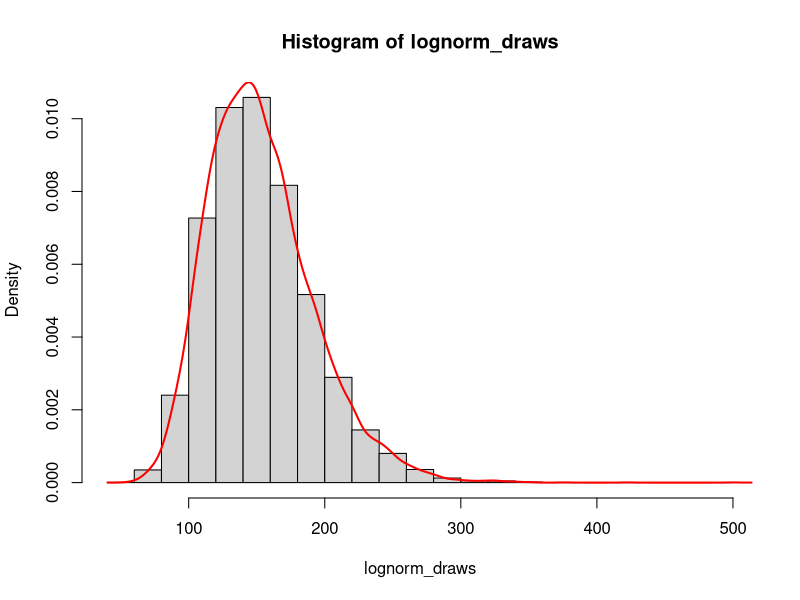
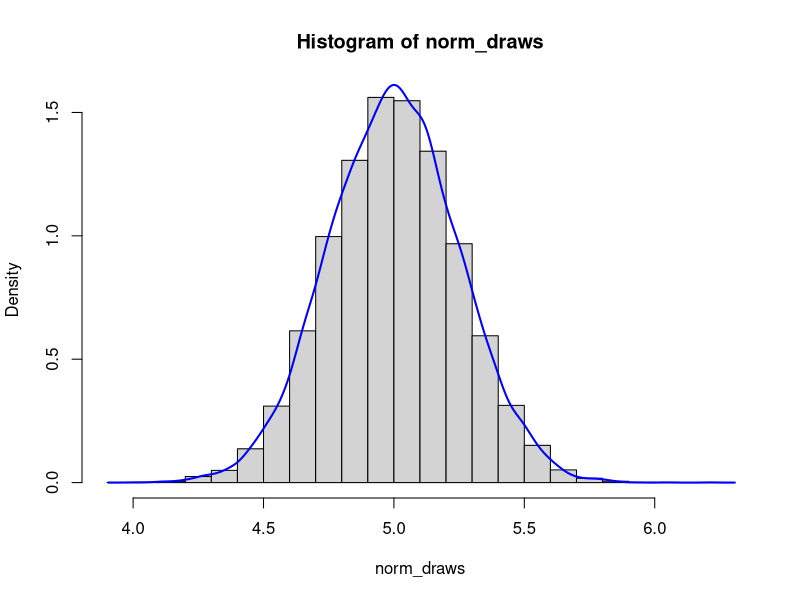
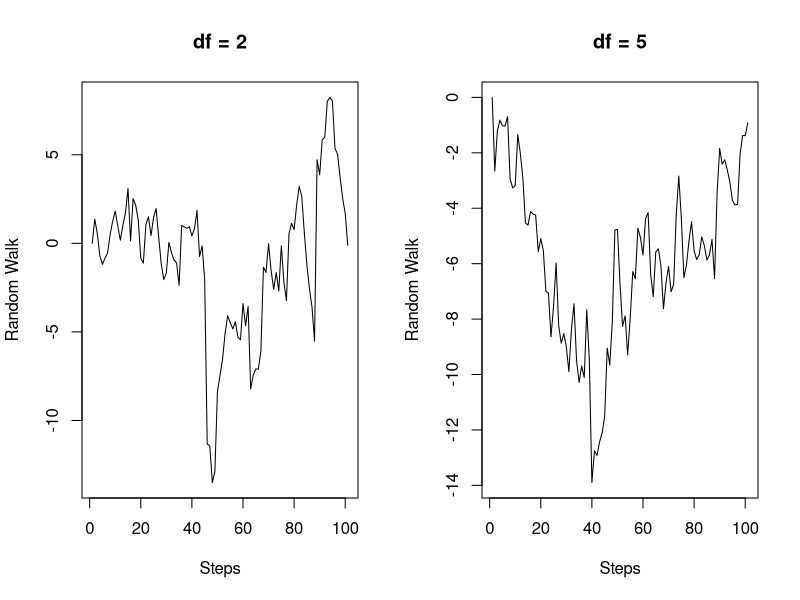
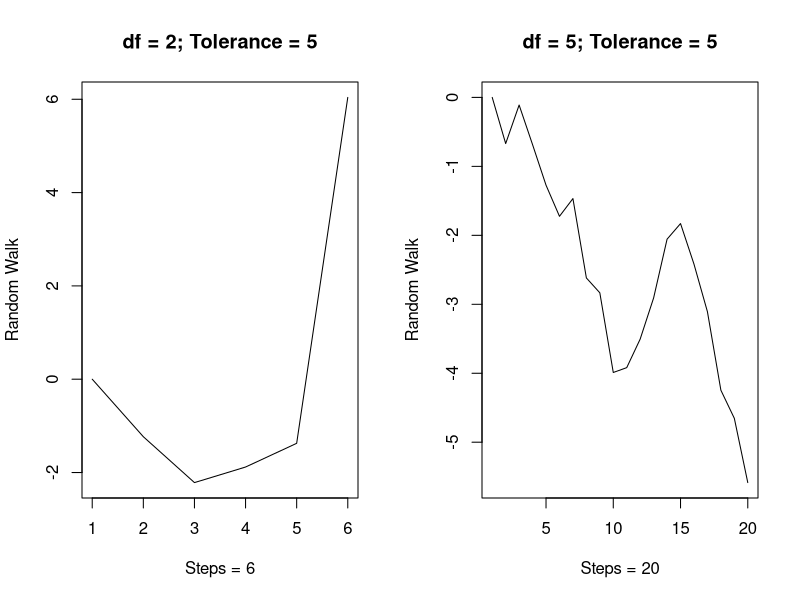

Write R code to recreate these figures, in order.
#
#
#   MATH 2650: Computational Statistics
#   Lab 02
#   17 September 2026
# 
#   First Lab Group 1:
#   Matt O'Connor, Vonn Russell, Angie Wang
#
#
#

#### (1a.) Rademacher Random Numbers ####
B <- 20000 # Number of trials
P <- 1/2   # Probability of success 

gen_rademacher_vars <- function(n, p){
  # Generate Rademacher R.V.s by transforming Bernoulli R.V.s 
  x <- rbinom(n = n, size = 1, prob = P) # Generate Bernoulli R.V.s
  r <- 2*x - 1                           # Transform to Rademacher R.V.
}

rademacher_draws <- gen_rademacher_vars(B, P)
mean(rademacher_draws) 

# Interpretation: The sample mean is close to zero because the Rademacher draws
#                 alternate between -1 and 1, which will cancel each other out.

#### (1b.) Normal & Lognormal Random Numbers ####
N     <- 20000 # Number of trials
MU    <- 5     # Mean
SIGMA <- 1/2   # Standard deviation

##### (1b.i) Lognormal Random Numbers #####
gen_lognorm_vars <- function(mu, sigma, n){
  # Generate log normal R.V.s from transforming normal R.V.s
    z <- rnorm(n, mu, sigma) # Obtain normal R.V.s
    x <- exp(z)              # Log transform normal R.V.s
}

lognorm_draws <- gen_lognorm_vars(MU, SIGMA^2, N)
dens_lognorm  <- density(lognorm_draws)

hist(lognorm_draws, prob = TRUE)
lines(dens_lognorm, col = "red", lwd = 2)


##### (1b.ii) Normal R.V. from Lognormal #####

norm_draws <- log(lognorm_draws) # Undo log transformation
dens_norm  <- density(norm_draws)

hist(norm_draws, prob = TRUE)
lines(dens_norm, col = "blue", lwd = 2)

# Interpretation: This second plot does appear normally distributed and centered
#                 at 5. This makes sense, as undoing the log transformed variables
#                 results in our original random variables, which come from a 
#                 normal distribution with mean of 5.  


#### (2a.) Markov Chain ####
DF_1  <- 2
DF_2  <- 5
STEPS <- 101 # 100 steps + 1 since we start at 0

##### (2a.i) First Random Walk with 2 df #####
rand_walk_1    <- vector('numeric', length = STEPS)
rand_walk_1[1] <- 0 # Initialize starting point at 0

for(i in 2:STEPS){
  # Generate random walk from t-distribution
  rand_walk_1[i] <- rand_walk_1[i-1] + rt(1, DF_1)
}

par(mfrow = c(1, 2))
plot(1:STEPS, rand_walk_1, type = 'l', xlab = 'Steps', ylab = 'Random Walk', main = 'df = 2')

##### (2a.ii) Second Random Walk with 5 df #####
rand_walk_2    <- vector('numeric', length = STEPS)
rand_walk_2[1] <- 0 # Initialize

for(i in 2:STEPS){
  # Generate random walk from t-distribution
  rand_walk_2[i] <- rand_walk_2[i-1] + rt(1, DF_2)
}

plot(1:STEPS, rand_walk_2, type = 'l', xlab = 'Steps', ylab = 'Random Walk', main = 'df = 5')

# Interpretation: Our first random walk with 2 degrees of freedom, in general,
#                 has a larger deviation from the initial value of 0 than the 
#                 random walk with 5 degrees of freedom. The actual behavior of
#                 the random walk itself is difficult to generalize.

#### (2b.) Markov Chain with Stopping Rule ####

##### (2b.i) First Random Walk with 2 df #####
EPSILON            <- 5 # Set tolerance
rand_walk_1a_chain <- 0 # Dynamically increasing vector
rand_walk_1a_check <- 0 # To check against tolerance
i                  <- 2 # Counter

while(abs(rand_walk_1a_check) < EPSILON){
  rand_walk_1a_chain[i] <- rand_walk_1a_chain[i-1] + rt(1, DF_1)
  rand_walk_1a_check    <- rand_walk_1a_chain[i]
  i                     <- i + 1
}

par(mfrow = c(1, 2))
plot(rand_walk_1a_chain, type = 'l', xlab = paste('Steps = ', i-1, sep = ''), ylab = 'Random Walk',
     main = paste('df = ', DF_1, '; Tolerance = ', EPSILON, sep = ''))

##### (2b.ii) Second Random Walk with 5 df #####
rand_walk_2a_chain <- 0
rand_walk_2a_check <- 0
j                  <- 2 # Counter

while(abs(rand_walk_2a_check) < EPSILON){
  rand_walk_2a_chain[j] <- rand_walk_2a_chain[j-1] + rt(1, DF_2)
  rand_walk_2a_check    <- rand_walk_2a_chain[j]
  j                     <- j + 1
}

plot(rand_walk_2a_chain, type = 'l', xlab = paste('Steps = ', j-1, sep = ''), ylab = 'Random Walk',
     main = paste('df = ', DF_2, '; Tolerance = ', EPSILON, sep = ''))

# Interpretation: After rerunning many times, the two graphs' behaviors are 
#                 consistently different from each other in trend as well as
#                 number of steps before tolerance is reached. Between df = 2
#                 and df = 5, neither one consistently has a larger number of
#                 steps than the other.


#### (3.) Von Neumann / Middle Square Method ####
SEED_1 <- 812016
SEED_2 <- 4000
M      <- 6 # Generate 6 random numbers

gen_midsq_num <- function(seed_num, n){
  
  seed_str <- as.character(seed_num)
  seed_len <- nchar(seed_str)
  
  if(seed_len %% 2 != 0){
    stop('Error: Seed must have an even number of digits. Please use another number.')
  }
  
  seed <- seed_num
  midsq_nums <- vector('numeric', length = n)
  
  for(i in 1:n){
    seed_sq <- format(seed^2, scientific = FALSE)
    
    while(nchar(seed_sq) < 2 * seed_len){
      seed_sq <- paste0("0", seed_sq)
    }
    
    seed_sq_len <- nchar(seed_sq)
      
    start <- seed_sq_len/2 - seed_len/2 + 1 # Add 1 since R starts counting at 1
    end <- start - 1 + seed_len
    
    seed <- as.numeric(substr(seed_sq, start, end))
    
    midsq_nums[i] <- seed
  }
    midsq_nums
}

gen_midsq_num(SEED_1, M)
gen_midsq_num(SEED_2, M)

# Interpretation: Using the seed 4000 only generates one random number: 0. 
#                 This would be a bad seed to start with (using this method)
#                 because squaring 4000 results in a number (16000000) with the 
#                 four middle digits all being zero, which would then get stuck 
#                 in a "loop" of only generating random numbers of zero.
